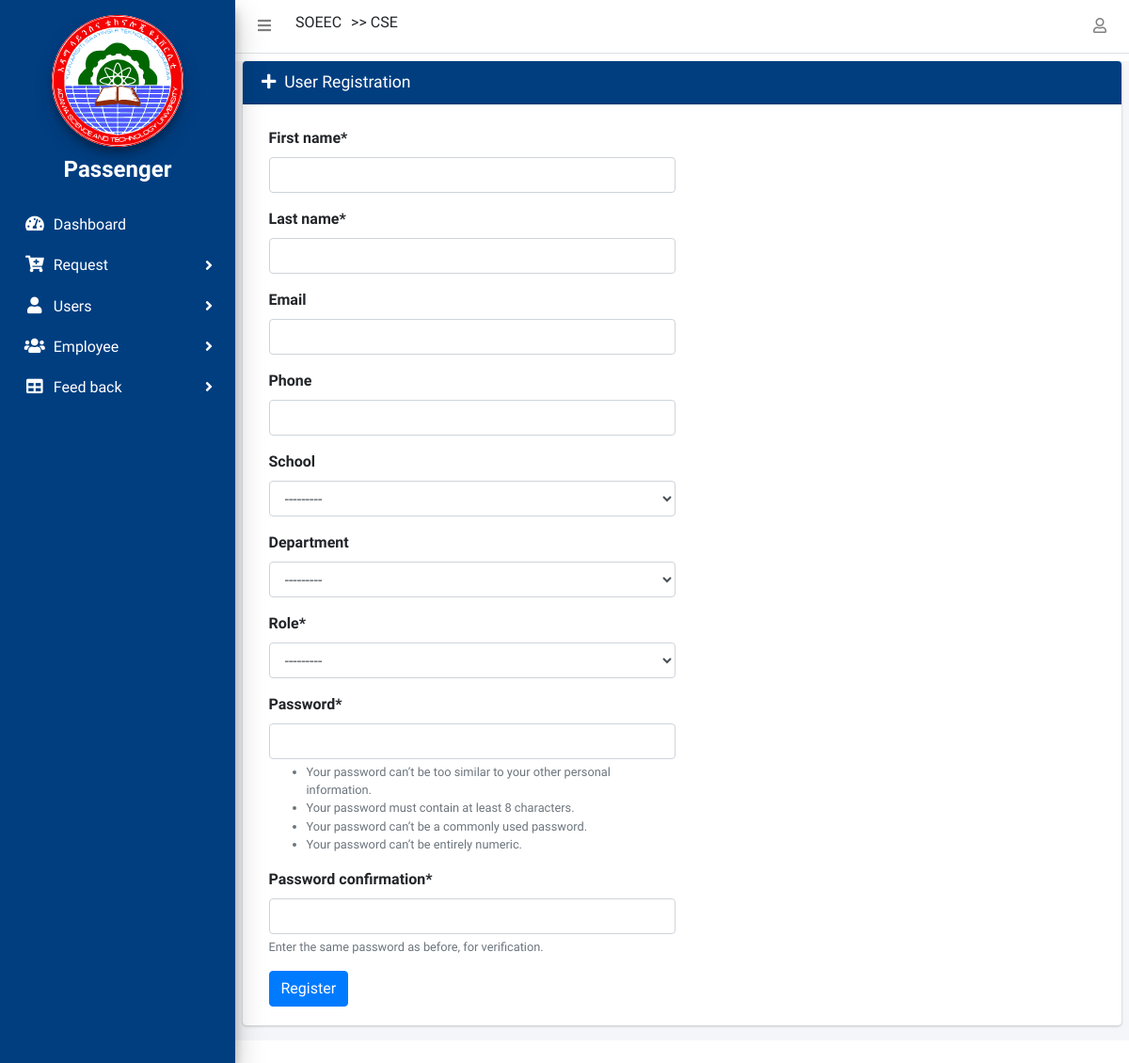
Page /register/ (signed in) on the committed database.
### Trequest/models.py (models this page shows, shortened)
class MyUser(AbstractUser):
    first_name = models.CharField(max_length=100, null=True)
    last_name = models.CharField(max_length=100, null=True)
    email = models.EmailField(null=True, blank=True,unique=True)
    ROLE = (
        ('Passenger', 'Passenger'),
        ('TSHO', 'TSHO'),
        ('Mechanic', 'Mechanic'),
        ('Driver', 'Driver'),
        ('StoreManager', 'Store Manager'),
        ('SchoolDean', 'School Dean'),
        ('DepartmentHead', 'Department Head'),
        ('VicePresident', 'Vice President'),
    )
    phone_regex = RegexValidator(
        regex=r'^\+?1?\d{10,15}$',
        message='Phone number must be entered in the format : 0987654321 or +251987654321 up to 15 digits allowed'
    )
    phone = models.CharField(validators=[phone_regex], max_length=15, blank=True,unique=True)
    school = models.ForeignKey(School, on_delete=models.SET_NULL, blank=True, null=True)
    department = models.ForeignKey(Department, on_delete=models.SET_NULL, blank=True, null=True)
    role = models.CharField(max_length=200, choices=ROLE)
    date_registered = models.DateField(auto_now_add=True)

class School(models.Model):
    name = models.CharField(max_length=100, null=True, blank=True, unique=True)
    def __str__(self):
        return self.name

class Department(models.Model):
    school = models.ForeignKey(School, on_delete=models.CASCADE)
    name = models.CharField(max_length=100, null=True, blank=True, unique=True)
    def __str__(self):
        return self.name

### Trequest/views.py (the view)
# urls.py: path('register/', views.create_account, name='register'),
@login_required(login_url='login')
def create_account(request):
    if request.method == 'POST':
        user_form = UserRegistrationForm(request.POST)
        if user_form.is_valid():
            username = 'tserasp'.join(random.choice(
                string.ascii_uppercase + string.digits) for x in range(2))
            instance = user_form.save(commit=False)
            instance.username = username
            instance.save()
            role = user_form.cleaned_data.get('role')
            if role == 'Driver':
                Driver.objects.create(user=instance)
            messages.success(request, 'Account Created Successfully!')
            return redirect('account')
    else:
        user_form = UserRegistrationForm()
    context = {'user_form': user_form}
    return render(request, 'Trequest/register.html', context)

### Trequest/forms.py (shortened to what this page needs)
class UserRegistrationForm(UserCreationForm):
    class Meta(UserCreationForm):
        model = MyUser
        fields = ['first_name', 'last_name', 'email',
                  'phone', 'school', 'department', 'role']
    def __init__(self, *args, **kwargs):
        super().__init__(*args, **kwargs)
        self.fields['department'].queryset = Department.objects.none()

### Trequest/templates/Trequest/register.html (shortened to what this page needs)
{% extends 'Trequest/base.html' %}
{% load static%}
{% load crispy_forms_tags %}
{% block content %}
<div class="content-wrapper mt-2">
    <section class="content">
      <div class="row">
        <div class="col-md-12 ">
          <div class="card">
            <div class="card-header mb-1" style="background:#003e80;color:#fff">
                <h3 class="card-title"><i class="fa fa-plus"></i>&nbsp; User Registration</h3>
            </div>
             <div class="card-body">
                   <div class="col-md-6">
                      <form action="" method="post" id="userForm" data-department-url="{% url 'ajax_load_department' %}" nonvalidate>
                            {{ user_form|crispy }}
                            <button class="btn btn-primary" type="submit" >Register</button>
                       </form>
                    </div>
                  </div>
          </div>
        </div>
      </div>
    </section>
  </div>
{% endblock content %}

### Trequest/templates/Trequest/base.html (shortened to what this page needs)
{% load static %}
<!DOCTYPE html>
<html>
  <head>
    <link rel="stylesheet" href="{% static 'css/style.css' %}" />
    <link
      rel="stylesheet"
      href="{% static 'plugins/fontawesome-free/css/all.min.css' %}"
    />
    <link
      rel="stylesheet"
      href=" https://code.ionicframework.com/ionicons/2.0.1/css/ionicons.min.css"
    />
    <link
      rel="stylesheet"
      href="{% static 'plugins/tempusdominus-bootstrap-4/css/tempusdominus-bootstrap-4.min.css' %}"
    />
    <link
      rel="stylesheet"
      href="{% static 'plugins/icheck-bootstrap/icheck-bootstrap.min.css' %}"
    />
    <link
      rel="stylesheet"
      href="{% static 'plugins/jqvmap/jqvmap.min.css' %}"
    />
    <link rel="stylesheet" href="{% static 'dist/css/adminlte.min.css' %}" />
    <link
      rel="stylesheet"
      href="{% static 'plugins/overlayScrollbars/css/OverlayScrollbars.min.css' %}"
    />
    <link
      rel="stylesheet"
      href="{% static 'plugins/daterangepicker/daterangepicker.css' %}"
    />
    <link
      rel="stylesheet"
      href="{% static 'plugins/summernote/summernote-bs4.css' %}"
    />
    <link
      rel="stylesheet"
      href="{% static 'plugins/datatables-bs4/css/dataTables.bootstrap4.css' %}"
    />
  </head>
  <body class="hold-transition sidebar-mini layout-fixed">
    <div class="wrapper">
      <nav class="main-header navbar navbar-expand navbar-white navbar-light">
        <ul class="navbar-nav">
          <li class="nav-item">
            <a class="nav-link" data-widget="pushmenu" href="#"
              ><i class="fas fa-bars"></i
            ></a>
          </li>
        </ul>
        {% if request.user.school %}
        <h6 style="margin-left: 10px">{{request.user.school}}</h6>
        {% endif %} {% if request.user.department %}
        <h6 style="margin-left: 10px"> >> {{request.user.department}}</h6>
        {% endif %}
        <ul class="navbar-nav ml-auto">
          <li class="nav-item dropdown">
            <a class="nav-link" data-toggle="dropdown" href="#"
              ><i class="far fa-user"></i
            ></a>
          </li>
        </ul>
      </nav>
      <aside class="main-sidebar elevation-4" style="background: #003e80; color: white">
        <div class="sidebar" style="color: white">
          <div class="user-panel mt-3 pb-3 mb-3s">
            <a href="{% url 'index' %}">
              <div style="text-align: center">
                <img
                  src="{% static 'dist/img/astu_logo.svg' %}"
                  alt="Astu Logo"
                  style="width: 60%; height: auto; background: white"
                  class="brand-image img-circle elevation-3"
                />
                <h5 style="margin-top: 10px; color: white; font-size: 2vw">
                  <strong>{{request.user.role}}</strong>
                </h5>
              </div>
            </a>
          </div>
          <nav>
            <ul
              class="nav nav-pills nav-sidebar flex-column"
              data-widget="treeview"
              role="menu"
              data-accordion="false"
            >
              <li class="nav-item has-treeview menu-open">
                <a href="{% url 'index' %}" class="list nav-link">
                  <i class="side nav-icon fas fa-tachometer-alt"></i>
                  <p style="color: white">Dashboard</p>
                </a>
              </li>
              <li class="nav-item has-treeview">
                <a href="#" class="list nav-link">
                  <i class="side nav-icon fa fa-cart-plus"></i>
                  <p style="color: white">
                    Request
                    <i class="fas fa-angle-right right"></i>
                  </p>
                </a>
              </li>
              <li class="nav-item has-treeview">
                <a href="#" class="list nav-link">
                  <i class="side nav-icon fas fa-user"></i>
                  <p style="color: white">
                    Users
                    <i class="fas fa-angle-right right"></i>
                  </p>
                </a>
                 </li>
              <li class="nav-item has-treeview">
                <a href="#" class="list nav-link">
                  <i class="side nav-icon fas fa-users"></i>
                  <p style="color: white">
                    Employee
                    <i class="fas fa-angle-right right"></i>
                  </p>
                </a>
              </li>
              <li class="nav-item has-treeview">
                <a href="#" class="list nav-link">
                  <i class="side nav-icon fas fa-table"></i>
                  <p style="color: white">
                    Feed back
                    <i class="fas fa-angle-right right"></i>
                  </p>
                </a>
              </li>
            </ul>
          </nav>
        </div>
      </aside>
      {% block content %} {% endblock content %} {% include
    </div>
  </body>
</html>

### Trequest/templates/Trequest/base.html (style rules this page uses)
.side { color: white; }

### rows in the picture
MyUser: user.school "SOEEC", user.department "CSE", user.role "Passenger"
